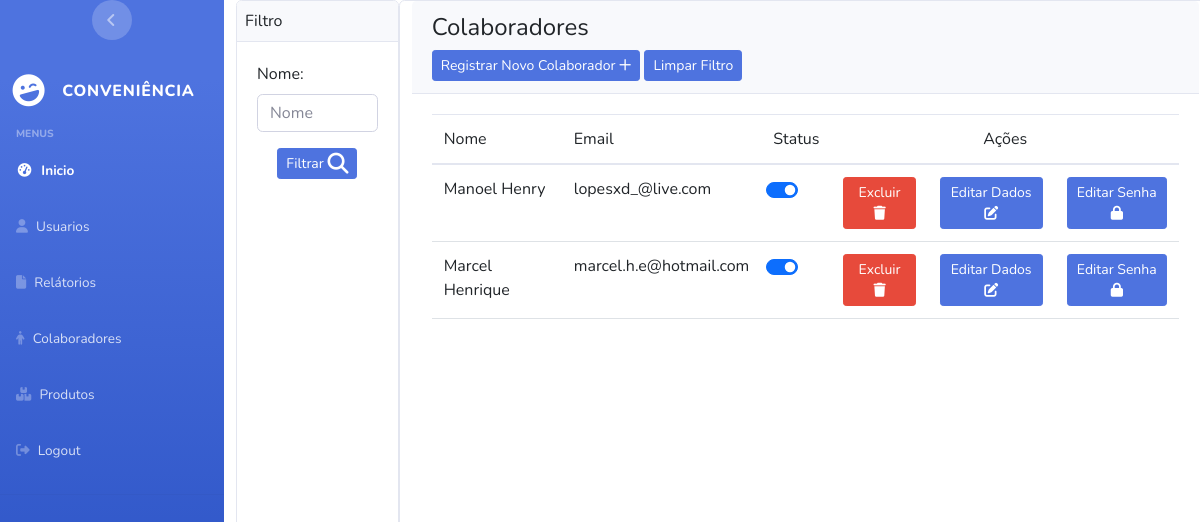
Page /collaborator/main_menu_collaborator (signed in) on the earlier database version.
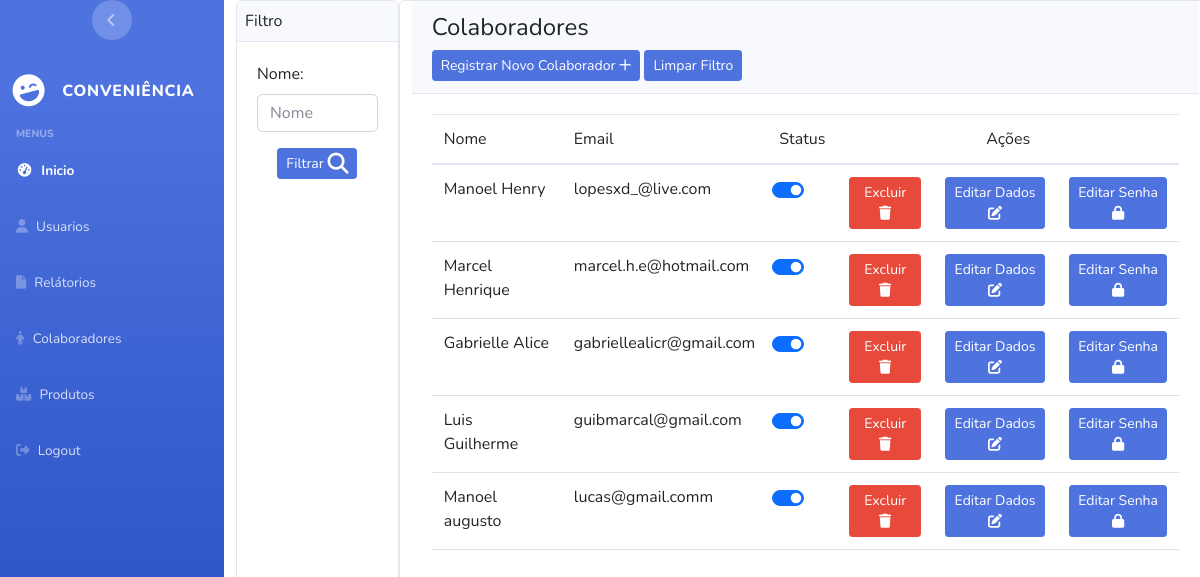
Same page on the later database version.
### apps/Collaborator/models.py (models this page shows, shortened)
class Collaborator(models.Model):
    user = models.OneToOneField(User,on_delete=models.CASCADE)
    name = models.CharField(max_length=255,default="Nome Teste")
    cpf = models.CharField(unique=True, max_length=14,default="999.999.999-99")
    active = models.BooleanField(default=True)

### apps/User/models.py (models this page shows, shortened)
class User(AbstractUser):
     email = models.EmailField(unique=True)
     username = models.CharField(unique=True, max_length=255)

### apps/Collaborator/views.py (the view)
# urls.py: path("main_menu_collaborator",views.main_menu_collaborator,name="main_menu_collaborator"),
@user_passes_test(lambda user: user.is_superuser or user.is_staff,login_url='user:page_not_found')
@login_required(login_url="login_system")
def main_menu_collaborator(request,name_to_filter=None):
    try:
        collaborators = None
        if not name_to_filter:
            collaborators = Collaborator.objects.all()
        else:
            collaborators =  Collaborator.objects.filter(name__startswith=name_to_filter)
    except (Exception,IntegrityError) as e:
        print(f"Exceção ao listar usuarios - {e}")
    return render(request,'collaborator/main_menu_collaborator.html',{'collaborators':collaborators,'findByNameForm': findByNameForm})

### templates/collaborator/main_menu_collaborator.html (shortened to what this page needs)
{% extends 'base.html' %}
{% block content %}
<div class="d-flex flex-row vh-100">
  <div class="card">
    <div class="card-header p-2">
      Filtro
    </div>
    <div class="card-body">
      <form action="{% url 'collaborator:main_menu_collaborator_with_filter'  %}" method="post">
        {{ findByNameForm }}
         <div class="d-flex justify-content-center mt-3">
          <button type="submit" class="btn btn-fill btn-primary btn-sm">
          Filtrar
        </button>
        </div>
      </form>
      </div>
  </div>
<div class="card col-10">
  <div class="card-header">
    <h4 class="">Colaboradores</h4>
    <td class="px-1"><a href="{% url 'collaborator:save_collaborator' %}" class="btn btn-primary btn-sm">Registrar Novo Colaborador
      <i class="fa-regular fa-plus"></i>
    </a></td>
    <td class="px-1"><a href="{% url 'collaborator:main_menu_collaborator' %}" class="btn btn-primary btn-sm">Limpar Filtro</a></td>
  </div>
  <div class="card-body">
    <div class="table-responsive">
      <table class="table" id="">
        <thead class="text-primary">
          <tr>
            <th>Nome</th>
            <th>Email</th>
            <th>Status</th>
            <th colspan="3" style="text-align: center;">Ações</th>
          </tr>
        </thead>
        <tbody>
          {% for collaborator in collaborators %}
              {% if not user.username == collaborator.user.username %}
              <tr>
                <th>{{ collaborator.name }}</th>
                <th>{{ collaborator.user.email }}</th>
                <th style="text-align:center;">
                  <div class="form-check form-switch">
                    <input class="form-check-input" {% if collaborator.active %}checked{% endif %} type="checkbox"
                    role="switch" id="flexSwitchCheckDefault">
                  </div>
                </th>
                <th><a type="submit" class="btn btn-danger btn-sm" onclick="return confirm('Tem certeza que deseja excluir o Colaborador {{ collaborator.name }}')"
                    href="{% url 'collaborator:erase_collaborator' collaborator.id %}">Excluir
                    <i class="fa-sharp fa-solid fa-trash"></i>
                  </a></th>
                <th><a type="submit" class="btn btn-primary btn-sm" href="{% url 'collaborator:update_collaborator' collaborator.id %}">Editar Dados
                  <i class="fa-solid fa-pen-to-square"></i>
                </a></th>
                <th><a type="submit" class="btn btn-primary btn-sm" href="{% url 'collaborator:update_collaborator_password' collaborator.id %}">Editar Senha
                  <i class="fa-solid fa-lock"></i>
                </a></th>
              </tr>
              {% endif %}
          {% endfor %}
        </tbody>
      </table>
    </div>
  </div>
</div>
</div>
{% endblock content %}

### templates/base.html (shortened to what this page needs)
<!DOCTYPE html>
<html lang="en">
  {% load static %}
  <head>
    <link rel="stylesheet" href="{% static 'css/css_reset.css'%}">
    <link href="https://cdn.jsdelivr.net/npm/bootstrap@5.3.0/dist/css/bootstrap.min.css" rel="stylesheet">
    <link rel="stylesheet" href="{% static 'css/shake.css'%}">
    <link href="{% static 'css/sb-admin-2.min.css'%}" rel="stylesheet">
    <link rel="stylesheet" href="{% static 'css/validations_colors.css'%}">
  </head>
  <body onload="remove_messages()" >
      <div class="d-flex flex-row">
        <div>
        {% include 'side-bar.html'%}
        </div>
        <div class="col-10">
        {% block content %}{% endblock content %}
      </div>
      </div>
    </body>
</html>

### templates/side-bar.html
{% if user.is_authenticated %}
<ul class="navbar-nav bg-gradient-primary sidebar sidebar-dark accordion" id="accordionSidebar">
  <div class="text-center d-none d-md-inline">
    <button class="rounded-circle border-0" id="sidebarToggle">
    </button>
  </div>
  <a class="sidebar-brand d-flex align-items-center justify-content-center" href="{% url 'user:initial_page' %}">
    <div class="sidebar-brand-icon rotate-n-15">
      <i class="fas fa-laugh-wink"></i>
    </div>
    <div class="sidebar-brand-text mx-3">Conveniência <sup></sup></div>
  </a>
  <div class="sidebar-heading">
    Menus
  </div>
  <li class="nav-item active">
    <a class="nav-link" href="{% url 'user:initial_page' %}">
      <i class="fas fa-fw fa-tachometer-alt"></i>
      <span>Inicio</span></a>
  </li>
  {% if user.is_superuser %}
  <li class="nav-item">
    <a href="{% url 'user:main_menu_user' %}" class="nav-link">
      <i class="fa-solid fa-user"></i>
      <span>Usuarios</span>
    </a>
  </li>
  <li class="nav-item">
    <a href="{% url 'user:page_initial_reports' %}" class="nav-link">
      <i class="fa-solid fa-file"></i>
      <span>Relátorios</span>
    </a>
  </li>
  {% endif %}
  {% if user.is_staff or user.is_superuser %}
  <li class="nav-item">
    <a class="nav-link" href="{% url 'collaborator:main_menu_collaborator' %}">
      <i class="fa-solid fa-person"></i>
      <span>Colaboradores</span>
    </a>
  </li>
  <li class="nav-item">
    <a class="nav-link" href="{% url 'product:main_menu_product' %}">
      <i class="fa-solid fa-boxes-stacked"></i>
      <span>Produtos</span>
    </a>
  </li>
  {% endif %}
  <li class="nav-item">
    <a class="nav-link" href="{% url 'user:logout_system' %}">
      <i class="fa-sharp fa-solid fa-right-from-bracket"></i>
      <span>Logout</span>
    </a>
  </li>
  <hr>
</ul>
{% endif %}

Differences in the rows shown:
added Collaborator: name "Gabrielle Alice", user.email "gabriellealicr@gmail.com", active "☑"
added Collaborator: name "Luis Guilherme", user.email "guibmarcal@gmail.com", active "☑"
added Collaborator: name "Manoel augusto", user.email "lucas@gmail.comm", active "☑"
